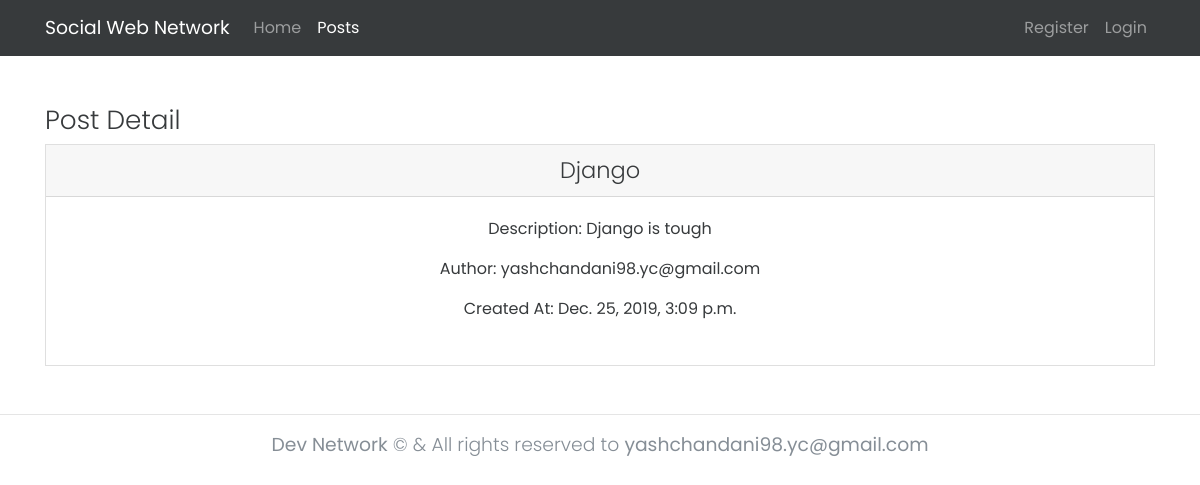
The app's page /posts/3/detail/ with its own data.
### posts/models.py (models this page shows, shortened)
class Post(models.Model):
  title = models.CharField(max_length=100)
  description = models.TextField()
  created_at = models.DateTimeField(auto_now_add=True)
  owner = models.ForeignKey(
    User,
    default=1,
    on_delete=models.CASCADE,
    null=True
  )
  objects = PostManager()

### posts/views.py (the view)
class PostDetailView(DetailView):
  queryset = Post.objects.all()
  context_object_name = 'post'
  lookup = 'id'
  def get_object(self, *args, **kwargs):
    return get_object_or_404(Post, pk=self.kwargs.get(self.lookup))
  def get_context_data(self, *args, **kwargs):
    context = super(PostDetailView, self).get_context_data(*args, **kwargs)
    context['title'] = 'Post Detail'
    return context

### posts/templates/posts/post_detail.html (shortened to what this page needs)
{% extends 'base.html' %}
{% block content %}
<div class="post-detail">
  <h3 class="page-heading">Post Detail</h3>
  <div class="card">
    <div class="card-header text-center">
      <h4 class="card-title m-0">{{post.title}}</h4>
    </div>
    <div class="card-body text-center">
      <div class="card-left">
        <p class="card-text">Description: {{post.description}}</p>
        <p class="card-text">Author: {{post.owner.email}}</p>
        <p class="card-text">Created At: {{post.created_at}}</p>
      </div>
      <br>
    </div>
  </div>
</div>
{% endblock content %}

### static/css/main.css (style rules this page uses)
* { box-sizing: border-box; }
body { margin: 0; padding: 0; line-height: 1.5; font-family: Poppins; font-weight: 400; font-size: 1rem; overflow-x: hidden; }

### records on screen
Post: title "Django", description "Django is tough", owner.email "yashchandani98.yc@gmail.com", created_at "Dec. 25, 2019, 3:09 p.m."
